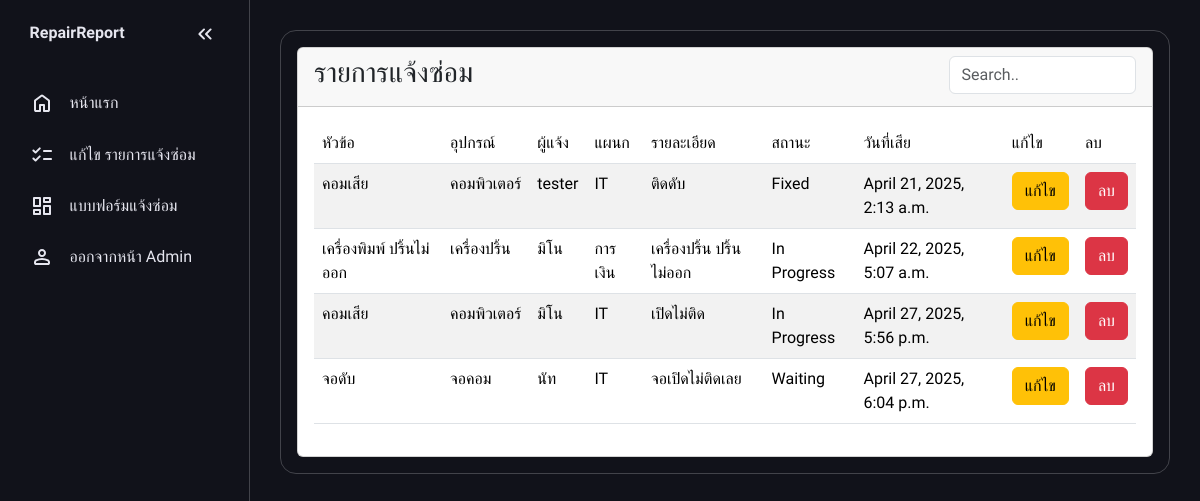
Screenshot of /admin_edit with the database file from the repository.
### RepairReportMaker/models.py (models this page shows, shortened)
class Report(models.Model):
    Status_Choice = [
        ('Waiting','รอดำเนินการ'),
        ('In Progress','กำลังดำเนินการ'),
        ('Fixed','ซ่อมแล้ว')
    ]
    Topic = models.CharField(max_length=250)
    Department = models.CharField(max_length=250)
    User = models.CharField(max_length=100)
    Computer_Equipment = models.CharField(max_length=250)
    Details = models.CharField(max_length=1000)
    Status = models.CharField(max_length=13,choices=Status_Choice,default='Waiting')
    Date = models.DateTimeField(auto_now_add=True)

### RepairReportMaker/views.py (the view)
# urls.py: path('admin_edit',views.admin_edit),
def admin_edit(request):
    all_report = Report.objects.all()
    return render(request,"Admin_edit.html",{"all_report":all_report})

### RepairReportMaker/templates/Admin_edit.html (shortened to what this page needs)
{% extends "Admin_base.html"%}
{% block content %}
<div class="card">
  <div class="card-header">
    <div class="row">
      <div class="col">
        <h3>รายการแจ้งซ่อม</h3>
      </div>
      <div class="col-3">
        <input class="form-control" id="myInput" type="text" placeholder="Search..">
      </div>
    </div>
  </div>
  <div class="card-body">
      <table class="table table-striped">
  <thead>
    <tr>
      <th scope="col">หัวข้อ</th>
      <th scope="col">อุปกรณ์</th>
      <th scope="col">ผู้แจ้ง</th>
      <th scope="col">แผนก</th>
      <th scope="col">รายละเอียด</th>
      <th scope="col">สถานะ</th>
      <th scope="col">วันที่เสีย</th>
      <th scope="col">แก้ไข</th>
      <th scope="col">ลบ</th>
    </tr>
  </thead>
  <tbody id="myTable">
      {% for Report in all_report %}
    <tr>
      <th scope="row">{{Report.Topic}}</th>
      <td>{{Report.Computer_Equipment}}</td>
      <td>{{Report.User}}</td>
      <td>{{Report.Department}}</td>
      <td>{{Report.Details}}</td>
      <td>{{Report.Status}}</td>
      <td>{{Report.Date}}</td>
      <td><a href="{% url 'edit_report' Report.pk %}" class="btn btn-warning">แก้ไข</a></td>
      <td><a href="{% url 'del_report' Report.pk %}" class="btn btn-danger" onclick="return myFunction(this)">ลบ</a></td>
    </tr>
      {% endfor %}
  </tbody>
</table>
  </div>
</div>
{% endblock %}

### RepairReportMaker/static/css/style.css (style rules this page uses)
:root { --base-clr: #11121a; --line-clr: #42434a; --hover-clr: #222533; --text-clr: #e6e6ef; --accent-clr: #5e63ff; --secondary-text-clr: #b0b3c1; }
* { margin: 0; padding: 0; }
html { font-family: Poppins, 'Segoe UI', Tahoma, Geneva, Verdana, sans-serif; line-height: 1.5rem; }
body { min-height: 100vh; min-height: 100dvh; background-color: var(--base-clr); color: var(--text-clr); display: grid; grid-template-columns: auto 1fr; }

### RepairReportMaker/templates/Admin_base.html (style rules this page uses)
* { font-family: "Pridi", serif; font-weight: 300; font-style: normal; }

### rows the page displays
Report: Topic "คอมเสีย", Computer_Equipment "คอมพิวเตอร์", User "tester", Department "IT", Details "ติดดับ", Status "Fixed", Date "April 21, 2025, 2:13 a.m."
Report: Topic "เครื่องพิมพ์ ปริ้นไม่ออก", Computer_Equipment "เครื่องปริ้น", User "มิโน", Department "การเงิน", Details "เครื่องปริ้น ปริ้นไม่ออก", Status "In Progress", Date "April 22, 2025, 5:07 a.m."
Report: Topic "คอมเสีย", Computer_Equipment "คอมพิวเตอร์", User "มิโน", Department "IT", Details "เปิดไม่ติด", Status "In Progress", Date "April 27, 2025, 5:56 p.m."
Report: Topic "จอดับ", Computer_Equipment "จอคอม", User "นัท", Department "IT", Details "จอเปิดไม่ติดเลย", Status "Waiting", Date "April 27, 2025, 6:04 p.m."
